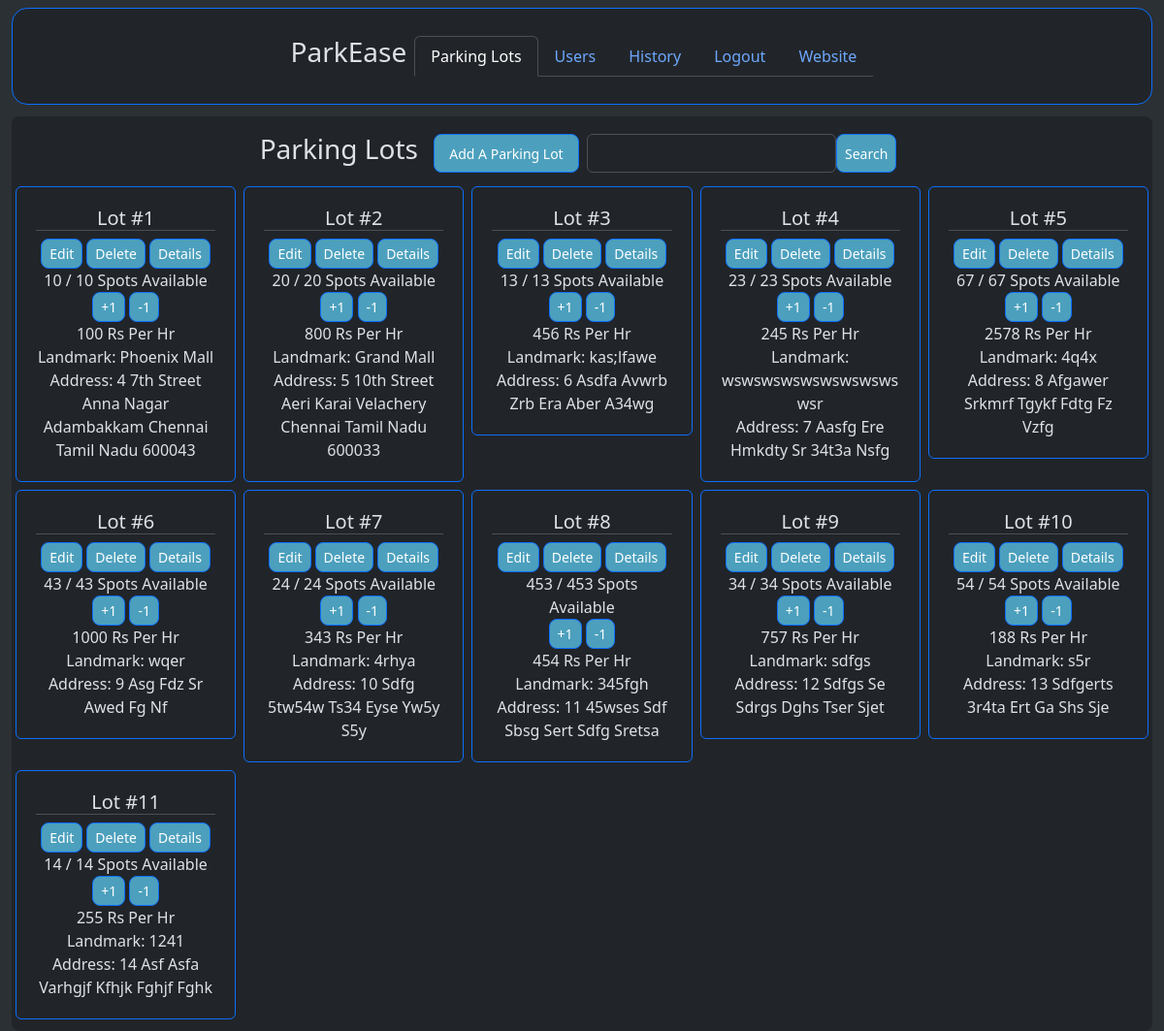
/admin/dashboard (signed in), run on an earlier commit of the app's database.
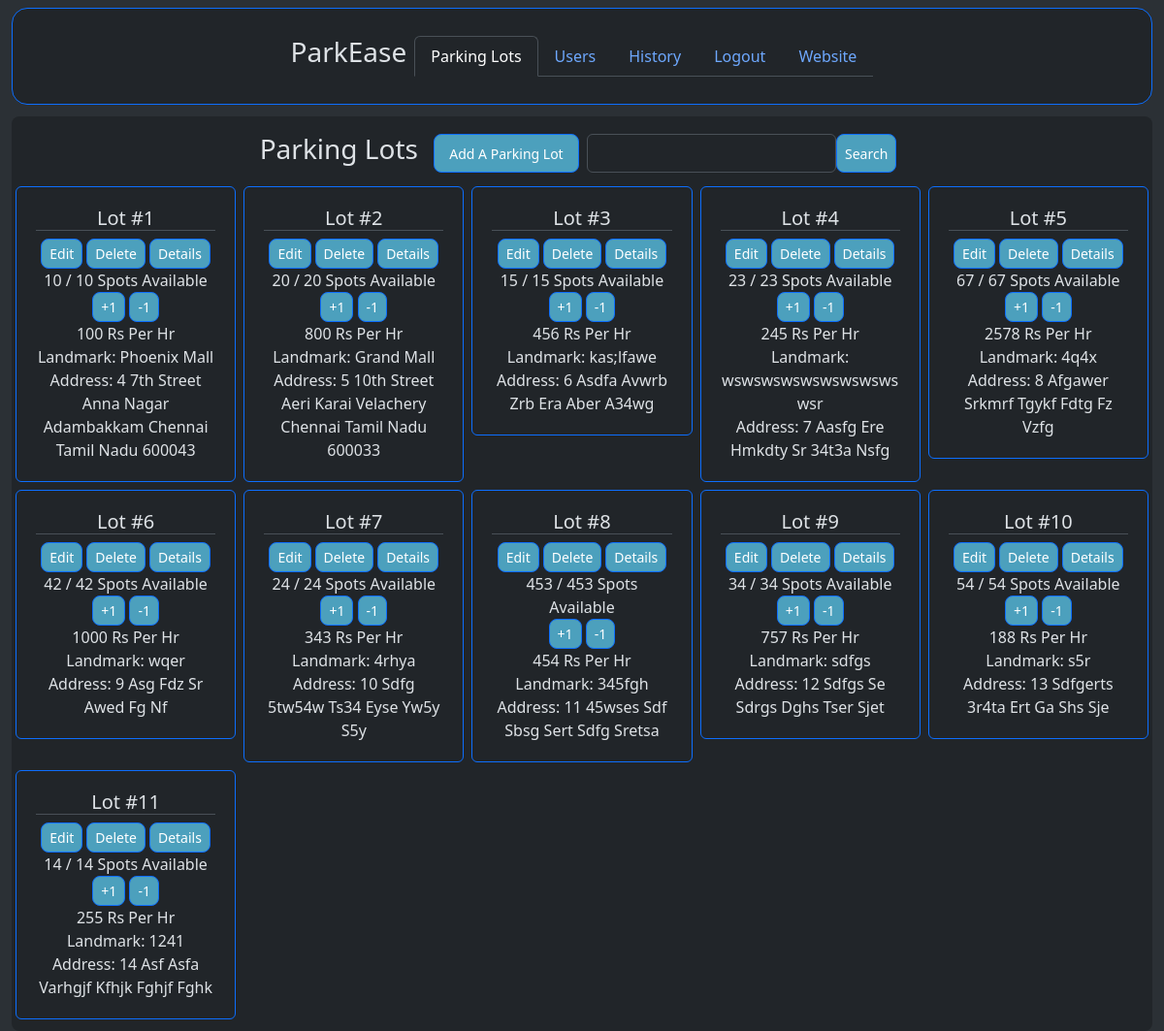
And on a later commit of the database.
### models/parkingInfo.py (models this page shows, shortened)
class ParkingLot(db.Model) :
    __tablename__ = "parkinglot"
    id = db.Column(db.Integer, primary_key = True, autoincrement = True)
    landmark = db.Column(db.String)
    noOfParkingSpots = db.Column(db.Integer)
    pricePerHr = db.Column(db.Integer)
    addressId = db.Column(db.Integer, db.ForeignKey("address.id"))
    address = db.relationship("Address", uselist = False, backref = "parkingLot")
    parkingSpots = db.relationship("ParkingSpot", backref = "parkingLot") #parking lot and parking spot is 1 - M

### models/userInfo.py (models this page shows)
class Address(db.Model) :
    __tablename__ = "address"
    id = db.Column(db.Integer, primary_key = True, autoincrement = True)
    streetName = db.Column(db.String)
    locality = db.Column(db.String)
    subLocality = db.Column(db.String)
    city = db.Column(db.String)
    state = db.Column(db.String)
    pinCode = db.Column(db.String)
    def __str__(self) :
        return "{} {} {} {} {} {} {}".format(self.id, self.streetName.lower(), self.locality.lower(), self.subLocality.lower(), self.city.lower(), self.state.lower(), self.pinCode)

### controllers/adminDashboard.py (the view, shortened to what this page needs)
@adminbp.route("/dashboard", methods = ["GET", "POST"])
def dashboard() :
    if request.method == "GET" :
        return render_template("admin/adminDashboard.html", parkingLots = viewParkingLots())

### controllers/adminDashboard.py (called while the page is built)
@adminbp.before_request
def restrict() :
    if session.get("type") != "admin" :
        return redirect(url_for("general.signIn"))

def viewParkingLots() :
    return db.session.execute(db.select(ParkingLot)).scalars().all()

### templates/admin/adminDashboard.html (shortened to what the changed rows need)
<!DOCTYPE html>
<html class = "h-100" data-bs-theme = "dark">
    <head>
        <link rel = "stylesheet" href = "/static/bootstrap/css/bootstrap.min.css"/>
        <link rel = "stylesheet" href = "/static/css/style.css"/>
    </head>
    <body class = "h-100">
        <div class = "container-fluid bg-body-tertiary min-vh-100">
            <div class = "rounded-3 container-fluid bg-body p-2 overflow-auto" style = "height: 80%; width: 100%; margin-top: 120px;">
                <div class = "ms-1 me-1">
                    <div class = "row row-cols-1 row-cols-sm-2 row-cols-md-3 row-cols-lg-4 row-cols-xl-5 row-cols-xxl-6">
                        {% for parkingLot in parkingLots %}
                            <div class = "col p-1">
                                <div class = "card p-1 border-primary">
                                    <form method = "POST" action = "/admin/dashboard" style = "height: 100%; width: 100%;">
                                        <div class = "card-body">
                                            <h5 class = "card-title text-center border-bottom">
                                                Lot #{{ parkingLot.id }}
                                            </h5>
                                            <div class = "container-fluid d-flex align-items-center justify-content-center gap-1">
                                                <button type = "submit" name = "action" value = "edit" class = "btn btn-primary btn-sm" style = "width: 100%;">
                                                    Edit
                                                </button>
                                                <button type = "submit" name = "action" value = "delete" class = "btn btn-primary btn-sm" style = "width: 100%;">
                                                    Delete
                                                </button>
                                                <button type = "submit" name = "action" value = "details" class = "btn btn-primary btn-sm" style = "width: 100%;">
                                                    Details
                                                </button>
                                            </div>
                                            <p class = "card-text text-center">
                                                {{ parkingLot.parkingSpots | selectattr("status", "equalto", 0) | list | count }} / {{ parkingLot.noOfParkingSpots }} Spots Available
                                                <button type = "submit" name = "action" value = "add1" class = "btn btn-primary btn-sm">
                                                    +1
                                                </button>
                                                <button type = "submit" name = "action" value = "delete1" class = "btn btn-primary btn-sm">
                                                    -1
                                                </button>
                                                {{ parkingLot.pricePerHr }} Rs Per Hr
                                                Landmark: {{ parkingLot.landmark }}
                                                Address: {{ parkingLot.address | title }}
                                            </p>
                                        </div>
                                    </form>
                                </div>
                            </div>
                        {% endfor %}
                    </div>
                </div>
            </div>
        </div>
    </body>
</html>

What changed in the data, as far as the page shows it:
changed ParkingLot "kas;lfawe": parkingSpots|selectattr "13" → "15"; noOfParkingSpots "13" → "15"
changed ParkingLot "wqer": parkingSpots|selectattr "43" → "42"; noOfParkingSpots "43" → "42"
